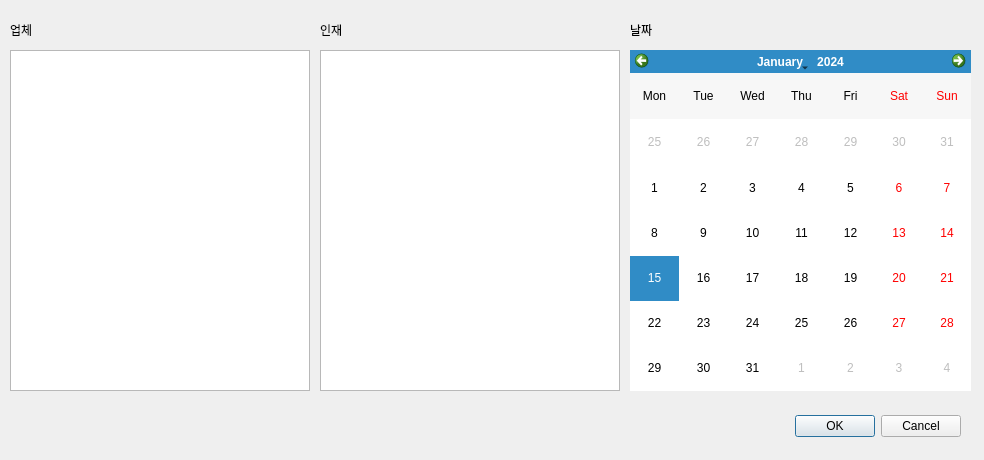
<?xml version="1.0" encoding="UTF-8"?>
<ui version="4.0">
 <class>DialogNewJob</class>
 <widget class="QDialog" name="DialogNewJob">
  <property name="geometry">
   <rect>
    <x>0</x>
    <y>0</y>
    <width>984</width>
    <height>460</height>
   </rect>
  </property>
  <property name="windowTitle">
   <string>Dialog</string>
  </property>
  <widget class="QDialogButtonBox" name="buttonBox">
   <property name="geometry">
    <rect>
     <x>620</x>
     <y>410</y>
     <width>341</width>
     <height>32</height>
    </rect>
   </property>
   <property name="orientation">
    <enum>Qt::Horizontal</enum>
   </property>
   <property name="standardButtons">
    <set>QDialogButtonBox::Cancel|QDialogButtonBox::Ok</set>
   </property>
  </widget>
  <widget class="QListView" name="listView_newJob_company">
   <property name="geometry">
    <rect>
     <x>10</x>
     <y>50</y>
     <width>300</width>
     <height>341</height>
    </rect>
   </property>
  </widget>
  <widget class="QListView" name="listView_newJob_worker">
   <property name="geometry">
    <rect>
     <x>320</x>
     <y>50</y>
     <width>300</width>
     <height>341</height>
    </rect>
   </property>
   <property name="selectionMode">
    <enum>QAbstractItemView::MultiSelection</enum>
   </property>
  </widget>
  <widget class="QLabel" name="label">
   <property name="geometry">
    <rect>
     <x>10</x>
     <y>20</y>
     <width>301</width>
     <height>20</height>
    </rect>
   </property>
   <property name="text">
    <string>업체</string>
   </property>
  </widget>
  <widget class="QLabel" name="label_2">
   <property name="geometry">
    <rect>
     <x>320</x>
     <y>20</y>
     <width>301</width>
     <height>20</height>
    </rect>
   </property>
   <property name="text">
    <string>인재</string>
   </property>
  </widget>
  <widget class="QCalendarWidget" name="calendarWidget_newJob_date">
   <property name="geometry">
    <rect>
     <x>630</x>
     <y>50</y>
     <width>341</width>
     <height>341</height>
    </rect>
   </property>
   <property name="verticalHeaderFormat">
    <enum>QCalendarWidget::NoVerticalHeader</enum>
   </property>
  </widget>
  <widget class="QLabel" name="label_3">
   <property name="geometry">
    <rect>
     <x>630</x>
     <y>20</y>
     <width>301</width>
     <height>20</height>
    </rect>
   </property>
   <property name="text">
    <string>날짜</string>
   </property>
  </widget>
 </widget>
 <resources/>
 <connections>
  <connection>
   <sender>buttonBox</sender>
   <signal>accepted()</signal>
   <receiver>DialogNewJob</receiver>
   <slot>accept()</slot>
   <hints>
    <hint type="sourcelabel">
     <x>248</x>
     <y>254</y>
    </hint>
    <hint type="destinationlabel">
     <x>157</x>
     <y>274</y>
    </hint>
   </hints>
  </connection>
  <connection>
   <sender>buttonBox</sender>
   <signal>rejected()</signal>
   <receiver>DialogNewJob</receiver>
   <slot>reject()</slot>
   <hints>
    <hint type="sourcelabel">
     <x>316</x>
     <y>260</y>
    </hint>
    <hint type="destinationlabel">
     <x>286</x>
     <y>274</y>
    </hint>
   </hints>
  </connection>
 </connections>
</ui>
